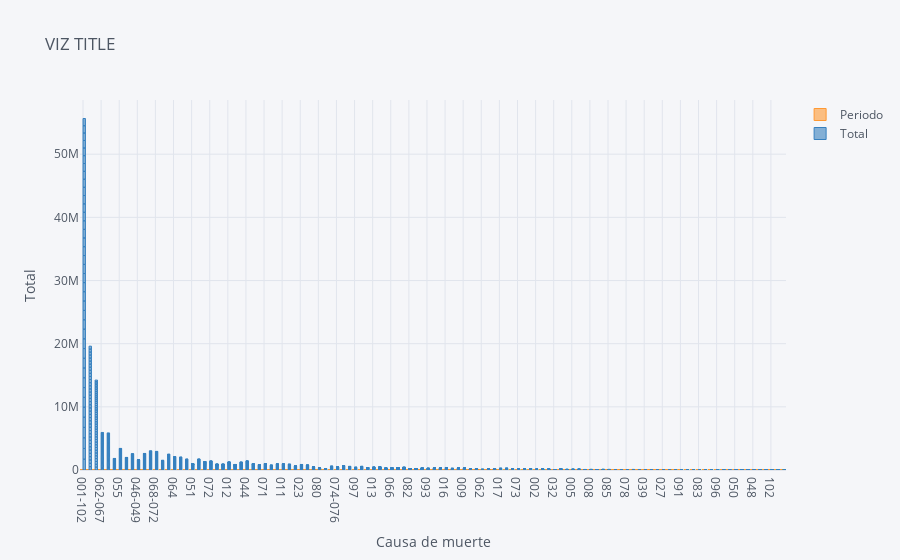

Notebook code for this chart:
### Code cell
# Cufflinks bar plot

group.iplot(kind='bar',
                  x='cause_code',
                  xTitle='Causa de muerte',
                  yTitle='Total',
                  title='VIZ TITLE')

### Figure 1 — Plotly figure (JSON) as saved in the notebook; plotly's stock layout.template omitted (floating-point values rounded to 4 significant figures; data arrays with more than 128 entries replaced by an {"elided": "..."} marker saying what was removed)
{"data": [{"marker": {"color": "rgba(255, 153, 51, 0.6)", "line": {"color": "rgba(255, 153, 51, 1.0)", "width": 1}}, "name": "Periodo", "orientation": "v", "text": "", "type": "bar", "x": {"elided": "4563 str values"}, "y": {"elided": "4563 int values"}}, {"marker": {"color": "rgba(55, 128, 191, 0.6)", "line": {"color": "rgba(55, 128, 191, 1.0)", "width": 1}}, "name": "Total", "orientation": "v", "text": "", "type": "bar", "x": {"elided": "4563 str values"}, "y": {"elided": "4563 int values"}}], "layout": {"autosize": true, "legend": {"bgcolor": "#F5F6F9", "font": {"color": "#4D5663"}}, "paper_bgcolor": "#F5F6F9", "plot_bgcolor": "#F5F6F9", "title": {"font": {"color": "#4D5663"}, "text": "VIZ TITLE"}, "xaxis": {"autorange": true, "gridcolor": "#E1E5ED", "range": [-0.5, 116.5], "showgrid": true, "tickfont": {"color": "#4D5663"}, "title": {"font": {"color": "#4D5663"}, "text": "Causa de muerte"}, "type": "category", "zerolinecolor": "#E1E5ED"}, "yaxis": {"autorange": true, "gridcolor": "#E1E5ED", "range": [0, 58580000.0], "showgrid": true, "tickfont": {"color": "#4D5663"}, "title": {"font": {"color": "#4D5663"}, "text": "Total"}, "type": "linear", "zerolinecolor": "#E1E5ED"}}}
